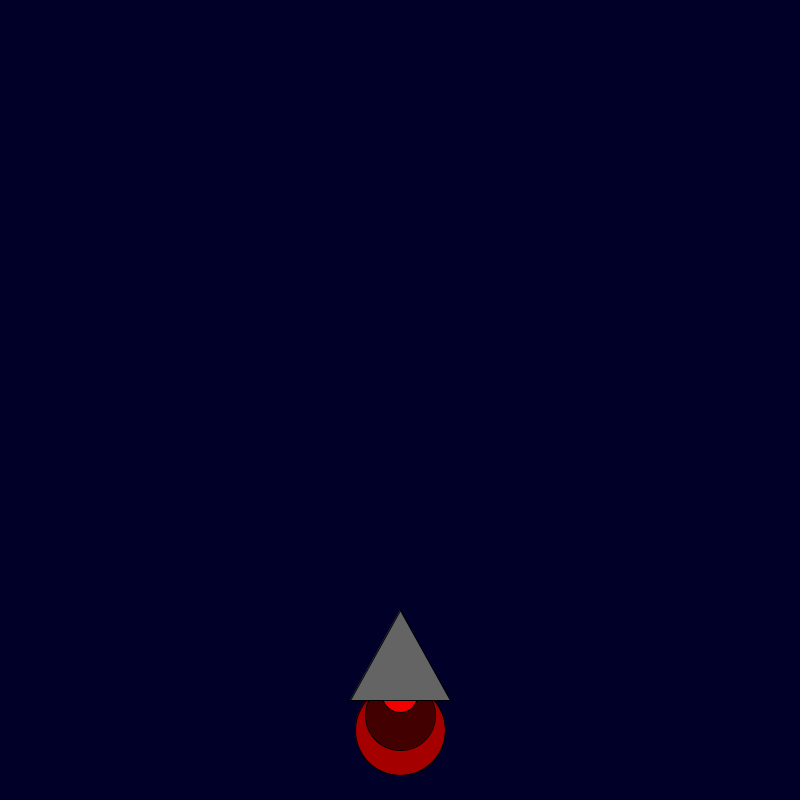
Frame 1 (no input)
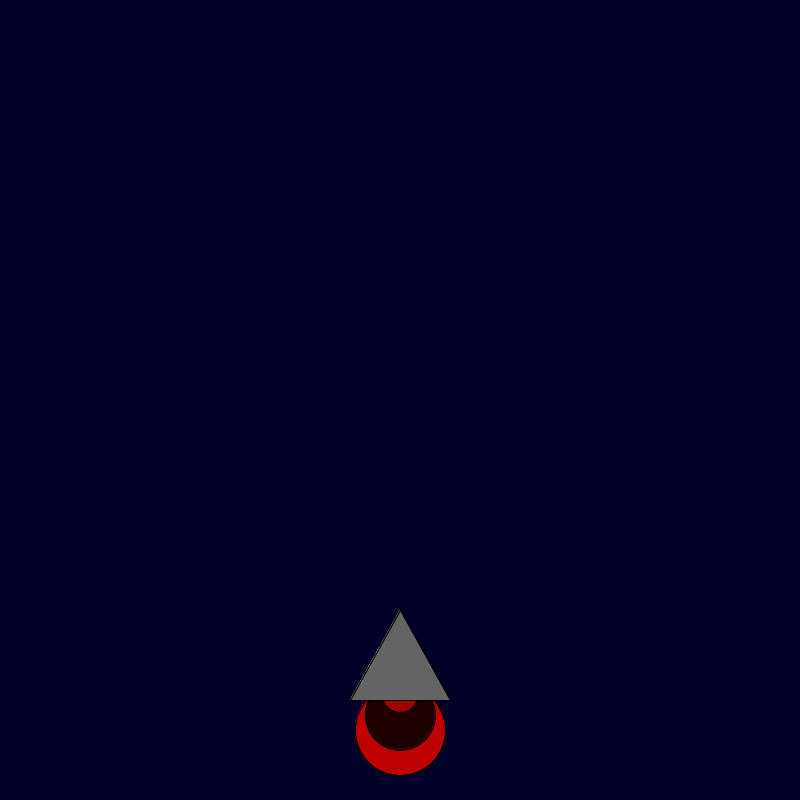
Frame 60 (the mouse pressed at the canvas centre just before this capture)
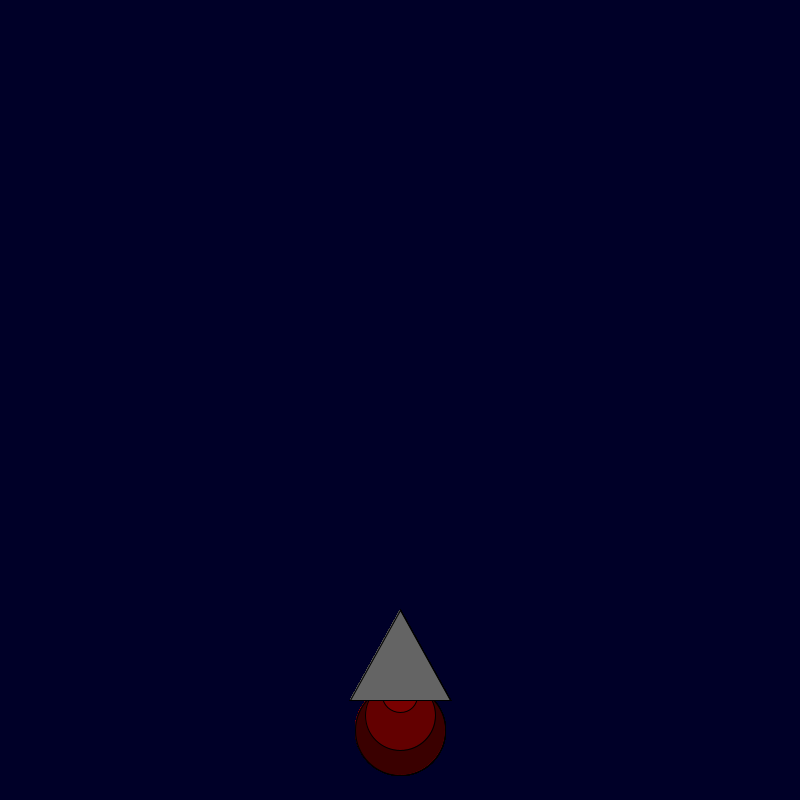
Frame 120 (the mouse held since frame 60 and released just before this capture)

The Processing sketch that drew these frames (run headless with seeded random() and noise(); from frame 60 on, the mouse is pressed at the canvas centre):

// Processing sketch: RocketShip
// ── RocketShip.pde
int x = 400; 
int y = 600; 

void setup() {

    background(0, 0, 40); size(800, 800);

}

void draw() {

    fill(random(255), 0, 0);
    ellipse(x, y + 130, 90, 90);
    fill(248, 128, 0);
     fill(random(255), 0, 0);
    ellipse(x, y + 115, 70, 70);
    fill(255, 153, 0);
     fill(random(255), 0, 0);
    ellipse(x, y + 95, 35, 35);
    fill(100, 100, 100);
    triangle(x, y + 10, x + 50, y + 100, x - 50, y + 100);
    
    
}
